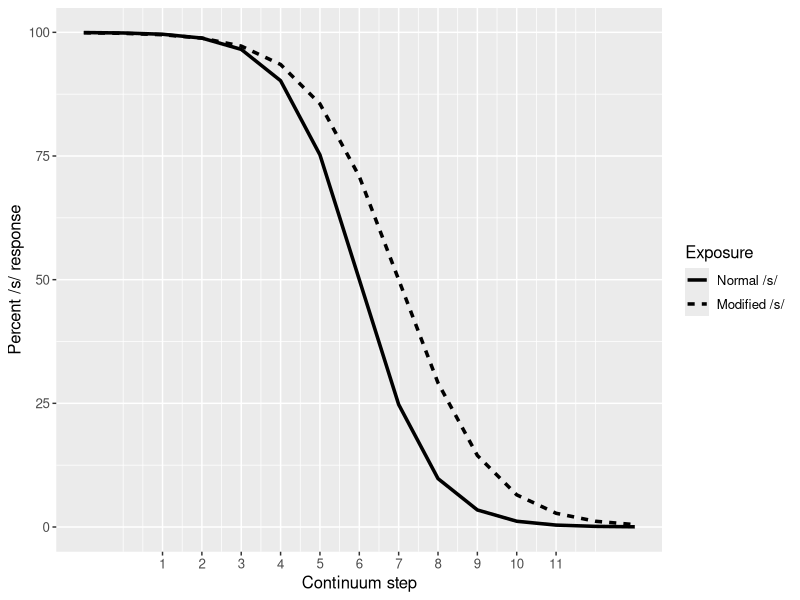
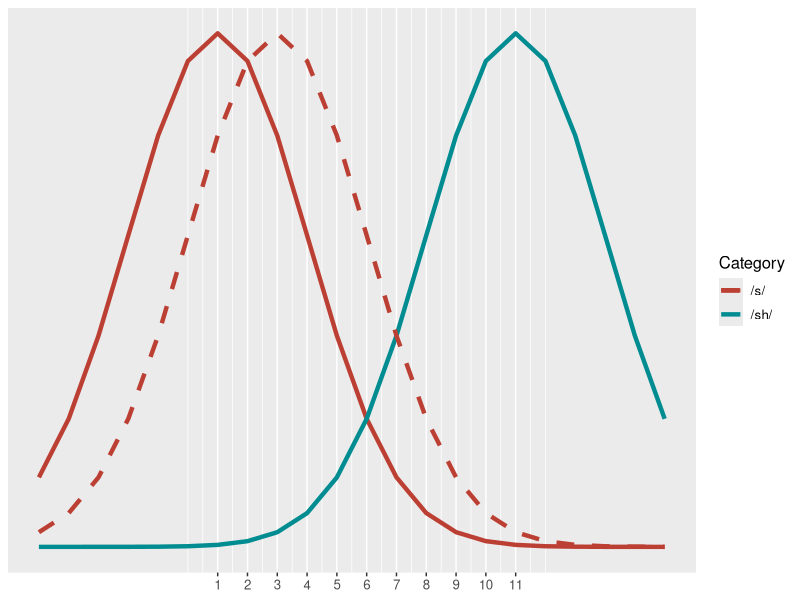
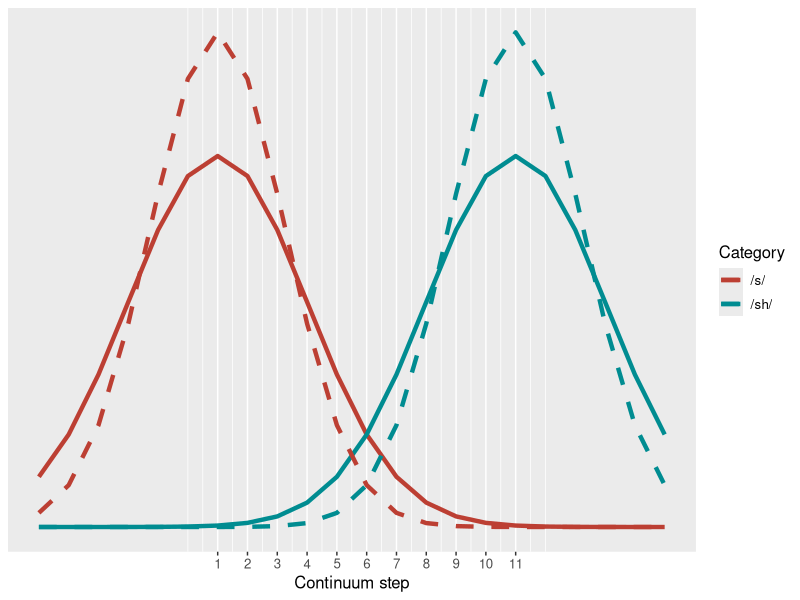
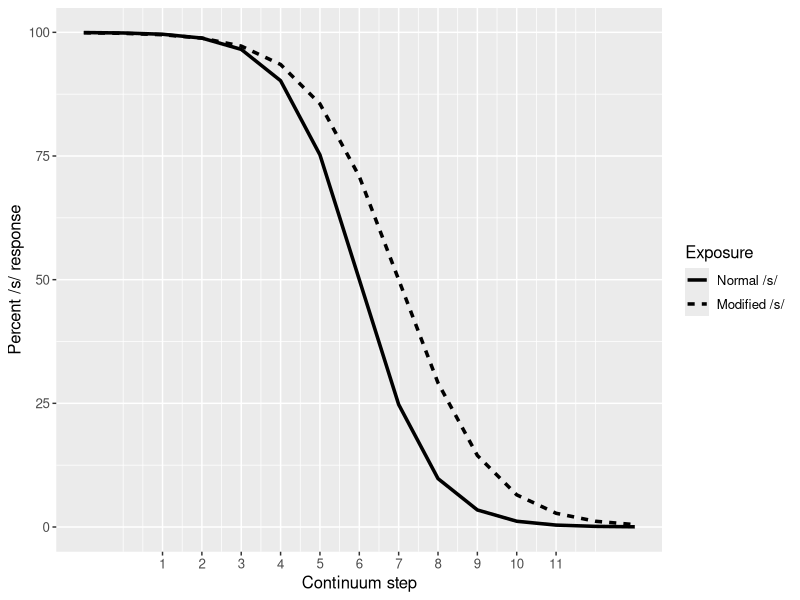
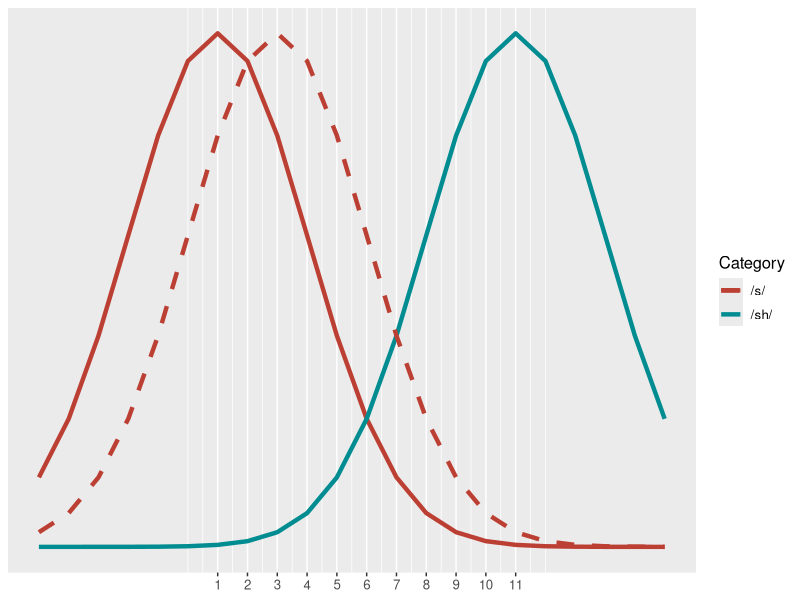
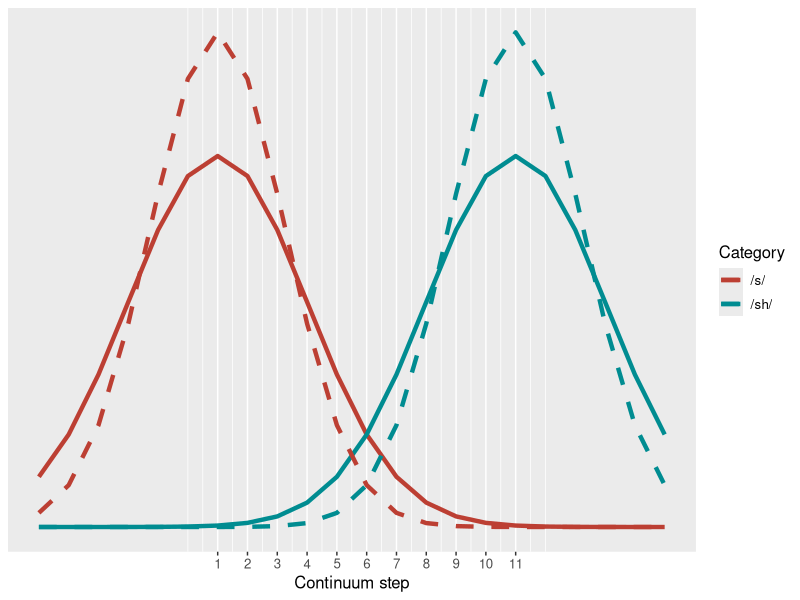

Here is the R script that generated these plots, in order: (Note: this script raises an error after producing the figures.)
library(ggplot2)
library(grid)
votSeq <- seq(-10,21,by=1)
pmean <- 11
bmean <- 1
SD <- 3
classify <- expand.grid(VOT=votSeq,Exposure=c("Norm","Mod"))
classify$Resp <- 0
classify$Resp[classify$Exposure=="Norm"] <- 100/ (1+exp(((classify$VOT[classify$Exposure=="Norm"]-bmean)^2-(classify$VOT[classify$Exposure=="Norm"]-pmean)^2)/(2*SD^2)))
classify$Resp[classify$Exposure=="Mod"] <- 100/ (1+exp(((classify$VOT[classify$Exposure=="Mod"]-(bmean+2))^2-(classify$VOT[classify$Exposure=="Mod"]-pmean)^2)/(2*(SD)^2)))

ggplot(classify,aes(x=VOT,y=Resp,linetype=Exposure))+geom_line(lwd=1.2) + ylab("Percent /s/ response") + xlab("Continuum step")+ scale_y_continuous(limits=c(0,100)) + scale_x_continuous(limits =c(-1,13),breaks=1:11) + scale_linetype_discrete(labels=c("Normal /s/","Modified /s/")) + theme(text=element_text(size=12))
ggsave('../thesis/graphs/class.pdf',width=160,height=50,units='mm',dpi=600)

dists <- expand.grid(VOT=votSeq,Category=c("/s/","/sh/"))
distMod <- expand.grid(VOT=votSeq,Category=c("/s/"))
distMod$Dens <-dnorm(distMod$VOT,mean=bmean+2,sd=SD)

dists$Dens <- 0
dists$Dens[dists$Category=="/s/"] <-dnorm(dists$VOT[dists$Category=="/s/"],mean=bmean,sd=SD)
dists$Dens[dists$Category=="/sh/"] <-dnorm(dists$VOT[dists$Category=="/sh/"],mean=pmean,sd=SD)

ggplot(dists,aes(x=VOT,y=Dens,colour=Category)) + geom_line(lwd=1.5)+geom_line(data=distMod,linetype=2,lwd=1.5) + xlab("Continuum step") + ylab("Density") + theme(text=element_text(size=12),axis.title.x = element_blank(),axis.title.y = element_blank(),axis.text.y = element_blank())+ scale_colour_hue(l=45)+ scale_x_continuous(limits =c(-5,16),breaks=1:11) + scale_y_continuous(breaks=c())
ggsave('../thesis/graphs/dist.pdf',width=160,height=50,units='mm',dpi=600)

dists <- expand.grid(VOT=votSeq,Category=c("/s/","/sh/"))
distMod <- expand.grid(VOT=votSeq,Category=c("/s/","/sh/"))
distMod$Dens <- 0
distMod$Dens[distMod$Category=="/s/"] <-dnorm(distMod$VOT[distMod$Category=="/s/"],mean=bmean,sd=SD-0.75)
distMod$Dens[distMod$Category=="/sh/"] <-dnorm(distMod$VOT[distMod$Category=="/sh/"],mean=pmean,sd=SD-0.75)

dists$Dens <- 0
dists$Dens[dists$Category=="/s/"] <-dnorm(dists$VOT[dists$Category=="/s/"],mean=bmean,sd=SD)
dists$Dens[dists$Category=="/sh/"] <-dnorm(dists$VOT[dists$Category=="/sh/"],mean=pmean,sd=SD)

ggplot(dists,aes(x=VOT,y=Dens,colour=Category)) + geom_line(lwd=1.5)+geom_line(data=distMod,linetype=2,lwd=1.5) + xlab("Continuum step") + ylab("Density") + theme(text=element_text(size=12),axis.title.y = element_blank(),axis.text.y = element_blank())+ scale_colour_hue(l=45)+ scale_x_continuous(limits =c(-5,16),breaks=1:11) + scale_y_continuous(breaks=c())
ggsave('../thesis/graphs/distAttention.pdf',width=160,height=50,units='mm',dpi=600)

classify <- expand.grid(VOT=votSeq)
classify$Resp <- 0
classify$Resp <- 100/ (1+exp(((classify$VOT-bmean)^2-(classify$VOT-pmean)^2)/(2*SD^2)))
theme_set(theme_bw())
classplot <- ggplot(classify,aes(x=VOT,y=Resp))+geom_line(lwd=1.2) + ylab("Percent identified as voiced stop") + xlab("VOT (ms)")+ scale_y_continuous(limits=c(0,100)) + opts(title="Classification function of VOT continuum\nbetween voiced and voiceless stop",plot.title = theme_text(size=40, face="bold"),axis.text.x=theme_text(size=24),axis.text.y=theme_text(size=24),axis.title.x=theme_text(size=36,vjust=-3),axis.title.y=theme_text(size=36,angle=90,vjust=-0.01),plot.margin = unit(c(0, 0, 1, 1), "cm")) + geom_vline(xintercept=mean(classify[classify$Resp<81&classify$Resp>79,]$VOT),linetype=2,lwd=1.2,colour="red") + geom_vline(xintercept=mean(classify[classify$Resp<21&classify$Resp>19,]$VOT),linetype=2,lwd=1.2,colour="red") + xlim(c(10,60))
print(classplot)
ggsave(filename=paste(graphdir,"ClassRange.pdf",sep=""),plot=classplot)

vots <- seq(25,75,length=50)

trials <- expand.grid(Trial=seq(1,50,by=1),Group=c("Random","Upshift","Stable"))
trials$VOT <- 0
trials$VOT[trials$Group=="Random"] <- sample(vots,50,replace=T)
trials$VOT[trials$Group=="Upshift"] <- vots
trials$VOT[trials$Group=="Stable"] <- 25

trialplot <- ggplot(trials,aes(x=Trial,y=VOT,colour=Group))+geom_line(lwd=1.2) + xlab("Trial number") + ylab("Percent identified as voiced stop") + ylim(c(0,100)) + scale_y_continuous(limits=c(0,100)) + opts(title="Group differences in stimuli presentation\n",plot.title = theme_text(size=40, face="bold"),axis.text.x=theme_text(size=24),axis.text.y=theme_text(size=24),axis.title.x=theme_text(size=36,vjust=-3),axis.title.y=theme_text(size=36,angle=90,vjust=-0.01),legend.text=theme_text(size=28,lineheight=2),legend.title=theme_text(size=30,face="bold"),legend.key.size=unit(2,"cm"),plot.margin = unit(c(0, 0, 1, 1), "cm"))+ scale_colour_hue(l=45,guide=guide_legend(override.aes=list(size=5)))
print(trialplot)
ggsave(filename=paste(graphdir,"Trial.pdf",sep=""),plot=trialplot)



